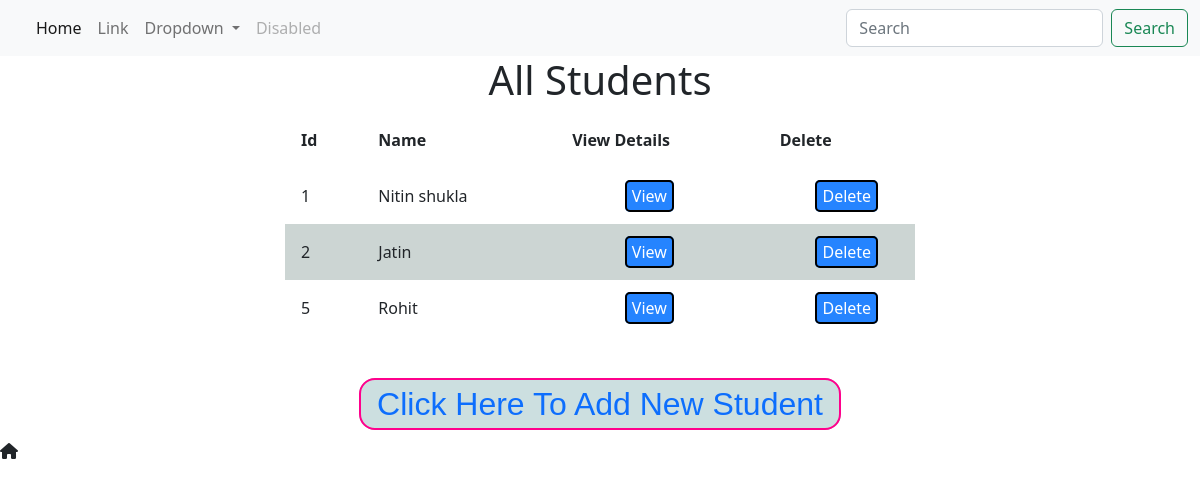
/, run on an earlier commit of the app's database.
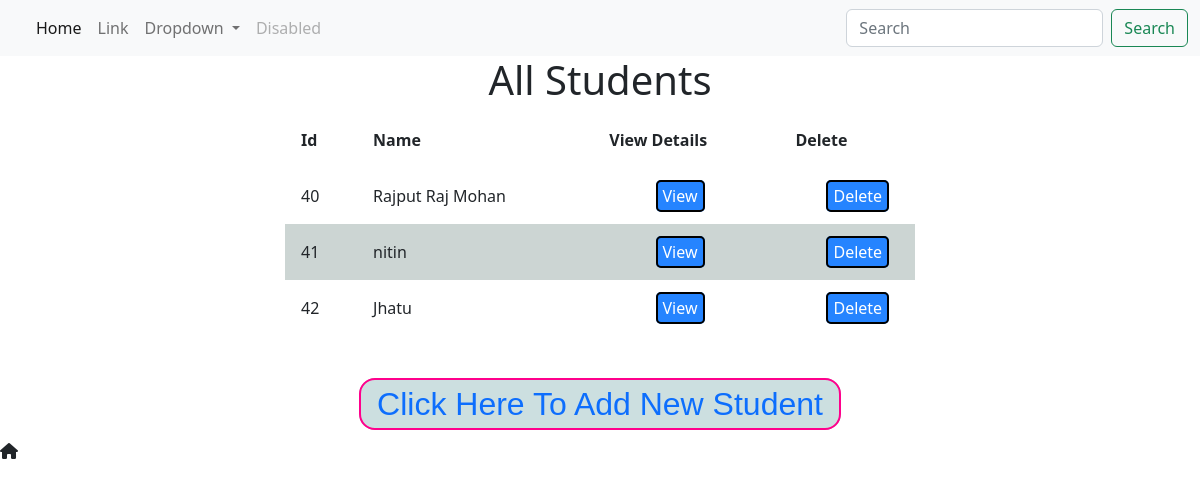
And on a later commit of the database.
### core/models.py (models this page shows, shortened)
class Student(models.Model):
    student_name = models.CharField(max_length=100, default="")

### core/views.py (the view)
# urls.py: 2. Add a URL to urlpatterns:  path('', views.home, name='home')
def home(request):
    students = Student.objects.all()
    context = {
        'students': students,
    }
    return render(request, "core/home.html", context)

### core/templates/core/home.html (shortened to what this page needs)
{% extends 'core/base.html' %}
{% block content %}
<center>
    <h1>All Students</h1>
</center>
<div class="container-student">
    <table>
        <head>
            <tr>
                <th>Id</th>
                <th>Name</th>
                <th>View Details</th>
                <th>Delete</th>
            </tr>
        </head>
        <tbody>
            {% for student in students %}
            <tr>
                <td>{{student.id}}</td>
                <td>{{student.student_name}}</td>
                <td class="center"><a href="{% url 'show' student.id %}">View</a></td>
                <td class="center"><a href="{% url 'delete' student.id %}">Delete</a></td>
            </tr>
            {% endfor %}
        </tbody>
    </table>
</div>
<h2 class="click-here text-danger">
    <a href="{% url 'addstudent' %}">Click Here To add new student
    </a>
</h2>
<i class="fa-solid fa-house"></i>
{% endblock content %}

### core/templates/core/base.html (shortened to what this page needs)
<!DOCTYPE html>
<html lang="en">
<head>
    <link rel="stylesheet" href="https://cdnjs.cloudflare.com/ajax/libs/font-awesome/6.1.2/css/all.min.css"
 />
    {% include 'core/css.html' %}
</head>
<body>
    {% include 'core/navbar.html' %}
    {% block content %}{% endblock content %}
</body>
</html>

### core/templates/core/js.html (shortened to what this page needs)
{% load static %}

### core/templates/core/css.html
{% load static %}
<link rel="stylesheet" href="{% static 'css/core.css' %}">
<link rel="stylesheet" href="{% static 'css/custom.css' %}">
<link rel="stylesheet" href="{% static 'css/bootstrap.min.css' %}">

### core/templates/core/navbar.html (shortened to what this page needs)
<nav class="navbar navbar-expand-lg bg-light">
    <div class="container-fluid">
        <div class="collapse navbar-collapse" id="navbarSupportedContent">
            <ul class="navbar-nav me-auto mb-2 mb-lg-0">
                <li class="nav-item">
                    <a class="nav-link active" aria-current="page" href="#">Home</a>
                </li>
                <li class="nav-item">
                    <a class="nav-link" href="#">Link</a>
                </li>
                <li class="nav-item dropdown">
                    <a class="nav-link dropdown-toggle" href="#" role="button" data-bs-toggle="dropdown"
                        aria-expanded="false">
                        Dropdown
                    </a>
                </li>
                <li class="nav-item">
                    <a class="nav-link disabled">Disabled</a>
                </li>
            </ul>
            <form class="d-flex" role="search">
                <input class="form-control me-2" type="search" placeholder="Search" aria-label="Search">
                <button class="btn btn-outline-success" type="submit">Search</button>
            </form>
        </div>
    </div>
</nav>

### core/static/css/core.css (style rules this page uses)
:root { --color-primary: #2584ff; --color-secondary: rgb(69, 255, 140); }
h1 { animation: heading 4s linear infinite alternate; font-size: 3rem; }
table a { text-decoration: none; border: 2px solid black; color: rgb(255, 255, 255); padding: 3px 5px; border-radius: 5px; background-color: var(--color-primary); position: relative; left: 30%; transition: all 200ms; }
table { border-collapse: collapse; padding: 12px; width: 90%; margin: auto; }
.container-student { margin: auto; width: clamp(600px, 60%, 700px); }
.click-here { margin: auto; margin-top: 2rem; padding: 1rem; }
.click-here { width: 80%; text-align: center; }
tr:nth-child(even) { background-color: #ccd5d3; }
tr { transition: all 500ms; }
.click-here a { text-decoration: none; background-color: rgb(204, 223, 224); border: rgb(255, 0, 140) solid 2px; padding: .4rem 1rem; border-radius: 1rem; text-transform: capitalize; font-family: Arial, Helvetica, sans-serif; }
tr, th, td { border: 1px solid; padding: 1rem; }
input { accent-color: rgb(253, 48, 113); }

What changed in the data, as far as the page shows it:
removed Student: id "1", student_name "Nitin shukla"
removed Student: id "2", student_name "Jatin"
removed Student: id "5", student_name "Rohit"
added Student: id "40", student_name "Rajput Raj Mohan"
added Student: id "41", student_name "nitin"
added Student: id "42", student_name "Jhatu"
